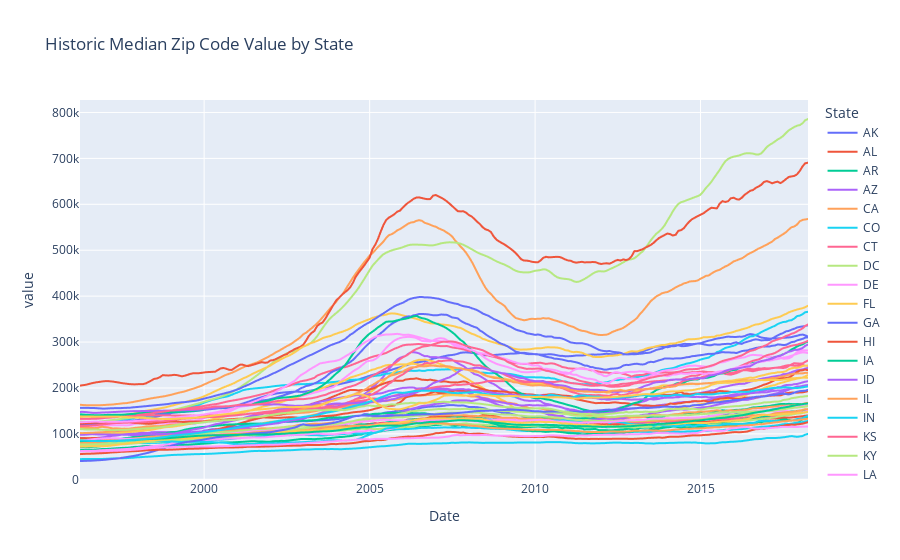

Notebook cell for this chart:
### Markdown cell above
## State Market Trend over Time

### Code cell
# plot the average state market trend over time
fig = px.line(
    df.pivot_table(values="value", index="Date", columns="State", aggfunc="median"),
    title="Historic Median Zip Code Value by State",
)
fig.show()

### Figure 1 — Plotly figure (JSON) as saved in the notebook; plotly's stock layout.template omitted (floating-point values rounded to 4 significant figures; data arrays with more than 128 entries replaced by an {"elided": "..."} marker saying what was removed)
{"data": [{"hovertemplate": "State=AK<br>Date=%{x}<br>value=%{y}<extra></extra>", "legendgroup": "AK", "line": {"color": "#636efa", "dash": "solid"}, "mode": "lines", "name": "AK", "showlegend": true, "type": "scattergl", "x": {"elided": "265 str values"}, "xaxis": "x", "y": {"elided": "265 int values"}, "yaxis": "y"}, {"hovertemplate": "State=AL<br>Date=%{x}<br>value=%{y}<extra></extra>", "legendgroup": "AL", "line": {"color": "#EF553B", "dash": "solid"}, "mode": "lines", "name": "AL", "showlegend": true, "type": "scattergl", "x": {"elided": "265 str values"}, "xaxis": "x", "y": {"elided": "265 int values"}, "yaxis": "y"}, {"hovertemplate": "State=AR<br>Date=%{x}<br>value=%{y}<extra></extra>", "legendgroup": "AR", "line": {"color": "#00cc96", "dash": "solid"}, "mode": "lines", "name": "AR", "showlegend": true, "type": "scattergl", "x": {"elided": "265 str values"}, "xaxis": "x", "y": {"elided": "265 int values"}, "yaxis": "y"}, {"hovertemplate": "State=AZ<br>Date=%{x}<br>value=%{y}<extra></extra>", "legendgroup": "AZ", "line": {"color": "#ab63fa", "dash": "solid"}, "mode": "lines", "name": "AZ", "showlegend": true, "type": "scattergl", "x": {"elided": "265 str values"}, "xaxis": "x", "y": {"elided": "265 int values"}, "yaxis": "y"}, {"hovertemplate": "State=CA<br>Date=%{x}<br>value=%{y}<extra></extra>", "legendgroup": "CA", "line": {"color": "#FFA15A", "dash": "solid"}, "mode": "lines", "name": "CA", "showlegend": true, "type": "scattergl", "x": {"elided": "265 str values"}, "xaxis": "x", "y": {"elided": "265 int values"}, "yaxis": "y"}, {"hovertemplate": "State=CO<br>Date=%{x}<br>value=%{y}<extra></extra>", "legendgroup": "CO", "line": {"color": "#19d3f3", "dash": "solid"}, "mode": "lines", "name": "CO", "showlegend": true, "type": "scattergl", "x": {"elided": "265 str values"}, "xaxis": "x", "y": {"elided": "265 int values"}, "yaxis": "y"}, {"hovertemplate": "State=CT<br>Date=%{x}<br>value=%{y}<extra></extra>", "legendgroup": "CT", "line": {"color": "#FF6692", "dash": "solid"}, "mode": "lines", "name": "CT", "showlegend": true, "type": "scattergl", "x": {"elided": "265 str values"}, "xaxis": "x", "y": {"elided": "265 int values"}, "yaxis": "y"}, {"hovertemplate": "State=DC<br>Date=%{x}<br>value=%{y}<extra></extra>", "legendgroup": "DC", "line": {"color": "#B6E880", "dash": "solid"}, "mode": "lines", "name": "DC", "showlegend": true, "type": "scattergl", "x": {"elided": "265 str values"}, "xaxis": "x", "y": {"elided": "265 int values"}, "yaxis": "y"}, {"hovertemplate": "State=DE<br>Date=%{x}<br>value=%{y}<extra></extra>", "legendgroup": "DE", "line": {"color": "#FF97FF", "dash": "solid"}, "mode": "lines", "name": "DE", "showlegend": true, "type": "scattergl", "x": {"elided": "265 str values"}, "xaxis": "x", "y": {"elided": "265 int values"}, "yaxis": "y"}, {"hovertemplate": "State=FL<br>Date=%{x}<br>value=%{y}<extra></extra>", "legendgroup": "FL", "line": {"color": "#FECB52", "dash": "solid"}, "mode": "lines", "name": "FL", "showlegend": true, "type": "scattergl", "x": {"elided": "265 str values"}, "xaxis": "x", "y": {"elided": "265 int values"}, "yaxis": "y"}, {"hovertemplate": "State=GA<br>Date=%{x}<br>value=%{y}<extra></extra>", "legendgroup": "GA", "line": {"color": "#636efa", "dash": "solid"}, "mode": "lines", "name": "GA", "showlegend": true, "type": "scattergl", "x": {"elided": "265 str values"}, "xaxis": "x", "y": {"elided": "265 int values"}, "yaxis": "y"}, {"hovertemplate": "State=HI<br>Date=%{x}<br>value=%{y}<extra></extra>", "legendgroup": "HI", "line": {"color": "#EF553B", "dash": "solid"}, "mode": "lines", "name": "HI", "showlegend": true, "type": "scattergl", "x": {"elided": "265 str values"}, "xaxis": "x", "y": {"elided": "265 int values"}, "yaxis": "y"}, {"hovertemplate": "State=IA<br>Date=%{x}<br>value=%{y}<extra></extra>", "legendgroup": "IA", "line": {"color": "#00cc96", "dash": "solid"}, "mode": "lines", "name": "IA", "showlegend": true, "type": "scattergl", "x": {"elided": "265 str values"}, "xaxis": "x", "y": {"elided": "265 int values"}, "yaxis": "y"}, {"hovertemplate": "State=ID<br>Date=%{x}<br>value=%{y}<extra></extra>", "legendgroup": "ID", "line": {"color": "#ab63fa", "dash": "solid"}, "mode": "lines", "name": "ID", "showlegend": true, "type": "scattergl", "x": {"elided": "265 str values"}, "xaxis": "x", "y": {"elided": "265 int values"}, "yaxis": "y"}, {"hovertemplate": "State=IL<br>Date=%{x}<br>value=%{y}<extra></extra>", "legendgroup": "IL", "line": {"color": "#FFA15A", "dash": "solid"}, "mode": "lines", "name": "IL", "showlegend": true, "type": "scattergl", "x": {"elided": "265 str values"}, "xaxis": "x", "y": {"elided": "265 int values"}, "yaxis": "y"}, {"hovertemplate": "State=IN<br>Date=%{x}<br>value=%{y}<extra></extra>", "legendgroup": "IN", "line": {"color": "#19d3f3", "dash": "solid"}, "mode": "lines", "name": "IN", "showlegend": true, "type": "scattergl", "x": {"elided": "265 str values"}, "xaxis": "x", "y": {"elided": "265 int values"}, "yaxis": "y"}, {"hovertemplate": "State=KS<br>Date=%{x}<br>value=%{y}<extra></extra>", "legendgroup": "KS", "line": {"color": "#FF6692", "dash": "solid"}, "mode": "lines", "name": "KS", "showlegend": true, "type": "scattergl", "x": {"elided": "265 str values"}, "xaxis": "x", "y": {"elided": "265 int values"}, "yaxis": "y"}, {"hovertemplate": "State=KY<br>Date=%{x}<br>value=%{y}<extra></extra>", "legendgroup": "KY", "line": {"color": "#B6E880", "dash": "solid"}, "mode": "lines", "name": "KY", "showlegend": true, "type": "scattergl", "x": {"elided": "265 str values"}, "xaxis": "x", "y": {"elided": "265 int values"}, "yaxis": "y"}, {"hovertemplate": "State=LA<br>Date=%{x}<br>value=%{y}<extra></extra>", "legendgroup": "LA", "line": {"color": "#FF97FF", "dash": "solid"}, "mode": "lines", "name": "LA", "showlegend": true, "type": "scattergl", "x": {"elided": "265 str values"}, "xaxis": "x", "y": {"elided": "265 int values"}, "yaxis": "y"}, {"hovertemplate": "State=MA<br>Date=%{x}<br>value=%{y}<extra></extra>", "legendgroup": "MA", "line": {"color": "#FECB52", "dash": "solid"}, "mode": "lines", "name": "MA", "showlegend": true, "type": "scattergl", "x": {"elided": "265 str values"}, "xaxis": "x", "y": {"elided": "265 int values"}, "yaxis": "y"}, {"hovertemplate": "State=MD<br>Date=%{x}<br>value=%{y}<extra></extra>", "legendgroup": "MD", "line": {"color": "#636efa", "dash": "solid"}, "mode": "lines", "name": "MD", "showlegend": true, "type": "scattergl", "x": {"elided": "265 str values"}, "xaxis": "x", "y": {"elided": "265 int values"}, "yaxis": "y"}, {"hovertemplate": "State=ME<br>Date=%{x}<br>value=%{y}<extra></extra>", "legendgroup": "ME", "line": {"color": "#EF553B", "dash": "solid"}, "mode": "lines", "name": "ME", "showlegend": true, "type": "scattergl", "x": {"elided": "265 str values"}, "xaxis": "x", "y": {"elided": "265 int values"}, "yaxis": "y"}, {"hovertemplate": "State=MI<br>Date=%{x}<br>value=%{y}<extra></extra>", "legendgroup": "MI", "line": {"color": "#00cc96", "dash": "solid"}, "mode": "lines", "name": "MI", "showlegend": true, "type": "scattergl", "x": {"elided": "265 str values"}, "xaxis": "x", "y": {"elided": "265 int values"}, "yaxis": "y"}, {"hovertemplate": "State=MN<br>Date=%{x}<br>value=%{y}<extra></extra>", "legendgroup": "MN", "line": {"color": "#ab63fa", "dash": "solid"}, "mode": "lines", "name": "MN", "showlegend": true, "type": "scattergl", "x": {"elided": "265 str values"}, "xaxis": "x", "y": {"elided": "265 int values"}, "yaxis": "y"}, {"hovertemplate": "State=MO<br>Date=%{x}<br>value=%{y}<extra></extra>", "legendgroup": "MO", "line": {"color": "#FFA15A", "dash": "solid"}, "mode": "lines", "name": "MO", "showlegend": true, "type": "scattergl", "x": {"elided": "265 str values"}, "xaxis": "x", "y": {"elided": "265 int values"}, "yaxis": "y"}, {"hovertemplate": "State=MS<br>Date=%{x}<br>value=%{y}<extra></extra>", "legendgroup": "MS", "line": {"color": "#19d3f3", "dash": "solid"}, "mode": "lines", "name": "MS", "showlegend": true, "type": "scattergl", "x": {"elided": "265 str values"}, "xaxis": "x", "y": {"elided": "265 int values"}, "yaxis": "y"}, {"hovertemplate": "State=MT<br>Date=%{x}<br>value=%{y}<extra></extra>", "legendgroup": "MT", "line": {"color": "#FF6692", "dash": "solid"}, "mode": "lines", "name": "MT", "showlegend": true, "type": "scattergl", "x": {"elided": "265 str values"}, "xaxis": "x", "y": {"elided": "265 int values"}, "yaxis": "y"}, {"hovertemplate": "State=NC<br>Date=%{x}<br>value=%{y}<extra></extra>", "legendgroup": "NC", "line": {"color": "#B6E880", "dash": "solid"}, "mode": "lines", "name": "NC", "showlegend": true, "type": "scattergl", "x": {"elided": "265 str values"}, "xaxis": "x", "y": {"elided": "265 int values"}, "yaxis": "y"}, {"hovertemplate": "State=NE<br>Date=%{x}<br>value=%{y}<extra></extra>", "legendgroup": "NE", "line": {"color": "#FF97FF", "dash": "solid"}, "mode": "lines", "name": "NE", "showlegend": true, "type": "scattergl", "x": {"elided": "265 str values"}, "xaxis": "x", "y": {"elided": "265 int values"}, "yaxis": "y"}, {"hovertemplate": "State=NH<br>Date=%{x}<br>value=%{y}<extra></extra>", "legendgroup": "NH", "line": {"color": "#FECB52", "dash": "solid"}, "mode": "lines", "name": "NH", "showlegend": true, "type": "scattergl", "x": {"elided": "265 str values"}, "xaxis": "x", "y": {"elided": "265 int values"}, "yaxis": "y"}, {"hovertemplate": "State=NJ<br>Date=%{x}<br>value=%{y}<extra></extra>", "legendgroup": "NJ", "line": {"color": "#636efa", "dash": "solid"}, "mode": "lines", "name": "NJ", "showlegend": true, "type": "scattergl", "x": {"elided": "265 str values"}, "xaxis": "x", "y": {"elided": "265 int values"}, "yaxis": "y"}, {"hovertemplate": "State=NM<br>Date=%{x}<br>value=%{y}<extra></extra>", "legendgroup": "NM", "line": {"color": "#EF553B", "dash": "solid"}, "mode": "lines", "name": "NM", "showlegend": true, "type": "scattergl", "x": {"elided": "265 str values"}, "xaxis": "x", "y": {"elided": "265 int values"}, "yaxis": "y"}, {"hovertemplate": "State=NV<br>Date=%{x}<br>value=%{y}<extra></extra>", "legendgroup": "NV", "line": {"color": "#00cc96", "dash": "solid"}, "mode": "lines", "name": "NV", "showlegend": true, "type": "scattergl", "x": {"elided": "265 str values"}, "xaxis": "x", "y": {"elided": "265 int values"}, "yaxis": "y"}, {"hovertemplate": "State=NY<br>Date=%{x}<br>value=%{y}<extra></extra>", "legendgroup": "NY", "line": {"color": "#ab63fa", "dash": "solid"}, "mode": "lines", "name": "NY", "showlegend": true, "type": "scattergl", "x": {"elided": "265 str values"}, "xaxis": "x", "y": {"elided": "265 int values"}, "yaxis": "y"}, {"hovertemplate": "State=OH<br>Date=%{x}<br>value=%{y}<extra></extra>", "legendgroup": "OH", "line": {"color": "#FFA15A", "dash": "solid"}, "mode": "lines", "name": "OH", "showlegend": true, "type": "scattergl", "x": {"elided": "265 str values"}, "xaxis": "x", "y": {"elided": "265 int values"}, "yaxis": "y"}, {"hovertemplate": "State=OK<br>Date=%{x}<br>value=%{y}<extra></extra>", "legendgroup": "OK", "line": {"color": "#19d3f3", "dash": "solid"}, "mode": "lines", "name": "OK", "showlegend": true, "type": "scattergl", "x": {"elided": "265 str values"}, "xaxis": "x", "y": {"elided": "265 int values"}, "yaxis": "y"}, {"hovertemplate": "State=OR<br>Date=%{x}<br>value=%{y}<extra></extra>", "legendgroup": "OR", "line": {"color": "#FF6692", "dash": "solid"}, "mode": "lines", "name": "OR", "showlegend": true, "type": "scattergl", "x": {"elided": "265 str values"}, "xaxis": "x", "y": {"elided": "265 int values"}, "yaxis": "y"}, {"hovertemplate": "State=PA<br>Date=%{x}<br>value=%{y}<extra></extra>", "legendgroup": "PA", "line": {"color": "#B6E880", "dash": "solid"}, "mode": "lines", "name": "PA", "showlegend": true, "type": "scattergl", "x": {"elided": "265 str values"}, "xaxis": "x", "y": {"elided": "265 int values"}, "yaxis": "y"}, {"hovertemplate": "State=RI<br>Date=%{x}<br>value=%{y}<extra></extra>", "legendgroup": "RI", "line": {"color": "#FF97FF", "dash": "solid"}, "mode": "lines", "name": "RI", "showlegend": true, "type": "scattergl", "x": {"elided": "265 str values"}, "xaxis": "x", "y": {"elided": "265 int values"}, "yaxis": "y"}, {"hovertemplate": "State=SC<br>Date=%{x}<br>value=%{y}<extra></extra>", "legendgroup": "SC", "line": {"color": "#FECB52", "dash": "solid"}, "mode": "lines", "name": "SC", "showlegend": true, "type": "scattergl", "x": {"elided": "265 str values"}, "xaxis": "x", "y": {"elided": "265 int values"}, "yaxis": "y"}, {"hovertemplate": "State=SD<br>Date=%{x}<br>value=%{y}<extra></extra>", "legendgroup": "SD", "line": {"color": "#636efa", "dash": "solid"}, "mode": "lines", "name": "SD", "showlegend": true, "type": "scattergl", "x": {"elided": "265 str values"}, "xaxis": "x", "y": {"elided": "265 int values"}, "yaxis": "y"}, {"hovertemplate": "State=TN<br>Date=%{x}<br>value=%{y}<extra></extra>", "legendgroup": "TN", "line": {"color": "#EF553B", "dash": "solid"}, "mode": "lines", "name": "TN", "showlegend": true, "type": "scattergl", "x": {"elided": "265 str values"}, "xaxis": "x", "y": {"elided": "265 int values"}, "yaxis": "y"}, {"hovertemplate": "State=TX<br>Date=%{x}<br>value=%{y}<extra></extra>", "legendgroup": "TX", "line": {"color": "#00cc96", "dash": "solid"}, "mode": "lines", "name": "TX", "showlegend": true, "type": "scattergl", "x": {"elided": "265 str values"}, "xaxis": "x", "y": {"elided": "265 int values"}, "yaxis": "y"}, {"hovertemplate": "State=UT<br>Date=%{x}<br>value=%{y}<extra></extra>", "legendgroup": "UT", "line": {"color": "#ab63fa", "dash": "solid"}, "mode": "lines", "name": "UT", "showlegend": true, "type": "scattergl", "x": {"elided": "265 str values"}, "xaxis": "x", "y": {"elided": "265 int values"}, "yaxis": "y"}, {"hovertemplate": "State=VA<br>Date=%{x}<br>value=%{y}<extra></extra>", "legendgroup": "VA", "line": {"color": "#FFA15A", "dash": "solid"}, "mode": "lines", "name": "VA", "showlegend": true, "type": "scattergl", "x": {"elided": "265 str values"}, "xaxis": "x", "y": {"elided": "265 int values"}, "yaxis": "y"}, {"hovertemplate": "State=VT<br>Date=%{x}<br>value=%{y}<extra></extra>", "legendgroup": "VT", "line": {"color": "#19d3f3", "dash": "solid"}, "mode": "lines", "name": "VT", "showlegend": true, "type": "scattergl", "x": {"elided": "265 str values"}, "xaxis": "x", "y": {"elided": "265 int values"}, "yaxis": "y"}, {"hovertemplate": "State=WA<br>Date=%{x}<br>value=%{y}<extra></extra>", "legendgroup": "WA", "line": {"color": "#FF6692", "dash": "solid"}, "mode": "lines", "name": "WA", "showlegend": true, "type": "scattergl", "x": {"elided": "265 str values"}, "xaxis": "x", "y": {"elided": "265 int values"}, "yaxis": "y"}, {"hovertemplate": "State=WI<br>Date=%{x}<br>value=%{y}<extra></extra>", "legendgroup": "WI", "line": {"color": "#B6E880", "dash": "solid"}, "mode": "lines", "name": "WI", "showlegend": true, "type": "scattergl", "x": {"elided": "265 str values"}, "xaxis": "x", "y": {"elided": "265 int values"}, "yaxis": "y"}, {"hovertemplate": "State=WV<br>Date=%{x}<br>value=%{y}<extra></extra>", "legendgroup": "WV", "line": {"color": "#FF97FF", "dash": "solid"}, "mode": "lines", "name": "WV", "showlegend": true, "type": "scattergl", "x": {"elided": "265 str values"}, "xaxis": "x", "y": {"elided": "265 int values"}, "yaxis": "y"}, {"hovertemplate": "State=WY<br>Date=%{x}<br>value=%{y}<extra></extra>", "legendgroup": "WY", "line": {"color": "#FECB52", "dash": "solid"}, "mode": "lines", "name": "WY", "showlegend": true, "type": "scattergl", "x": {"elided": "265 str values"}, "xaxis": "x", "y": {"elided": "265 int values"}, "yaxis": "y"}], "layout": {"legend": {"title": {"text": "State"}, "tracegroupgap": 0}, "title": {"text": "Historic Median Zip Code Value by State"}, "xaxis": {"anchor": "y", "domain": [0, 1], "title": {"text": "Date"}}, "yaxis": {"anchor": "x", "domain": [0, 1], "title": {"text": "value"}}}}
